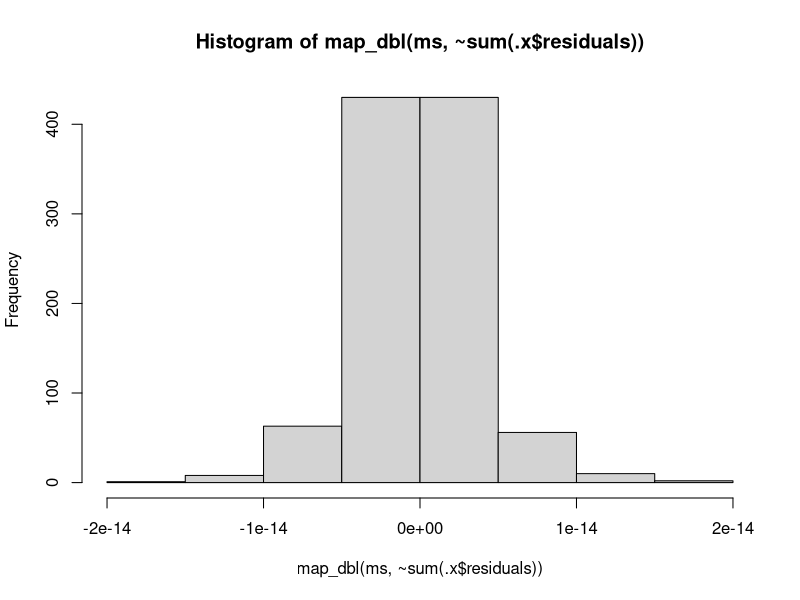

Source code (R):
library("purrr")

# question 1
# Consider the following data with x as the predictor and y as as the outcome.
x <- c(0.61, 0.93, 0.83, 0.35, 0.54, 0.16, 0.91, 0.62, 0.62)
y <- c(0.67, 0.84, 0.6, 0.18, 0.85, 0.47, 1.1, 0.65, 0.36)

# Give a P-value for the two sided hypothesis test of whether β1 from a linear regression model is 0 or not.
fit <-  lm(y~x)
round(summary(fit)$coefficients[2, 4], digits = 5)

# question 2
# Consider the previous problem, give the estimate of the residual standard deviation.
round(summary(fit)$sigma, 3)

# question 3
# In the mtcars data set, fit a linear regression model of weight (predictor) on mpg (outcome). 
# Get a 95% confidence interval for the expected mpg at the average weight. What is the lower endpoint?
data(mtcars)
y <- mtcars$mpg
x <- mtcars$wt
fit <- lm(y~x, data = mtcars)
predict(fit, newdata = data.frame(x = mean(x)), interval = "confidence")

# question 4
# Refer to the previous question. Read the help file for mtcars. What is the weight coefficient interpreted as?
?mtcars

# question 5
# Consider again the mtcars data set and a linear regression model with mpg as predicted by weight 
# (1,000 lbs). A new car is coming weighing 3000 pounds. Construct a 95% prediction interval for 
# its mpg. What is the upper endpoint?
y <- mtcars$mpg
x <- mtcars$wt
fit <- lm(y~x)
predict(fit, newdata = data.frame(x = 3), interval = "prediction")

# question 6

# question 7

# question 8

# question 9
# Refer back to the mtcars data set with mpg as an outcome and weight (wt) as the predictor. 
# About what is the ratio of the the sum of the squared errors, ∑i=1n(Yi−Y^i)2 when comparing a 
# model with just an intercept (denominator) to the model with the intercept and 
# slope (numerator)?
y <- mtcars$mpg
x <- mtcars$wt
fit <- lm(y~x, y = TRUE)

with(fit, 1 - c(crossprod(residuals) / crossprod(y - mean(y))))
with(fit, 1 - c(crossprod(residuals) / crossprod(y)))

# question 10
t1s <- lapply(1:1000, function(x) rnorm(100, 0, 1))
t2s <- lapply(1:1000, function(x) rnorm(100, 0, 1))

ms <- vector(mode = "list", length = length(t1s))
for (i in seq_along(t1s)) {
  ms[[i]] <- lm(t2s[[i]] ~ t1s[[i]])
}

hist(map_dbl(ms, ~sum(.x$residuals)))
